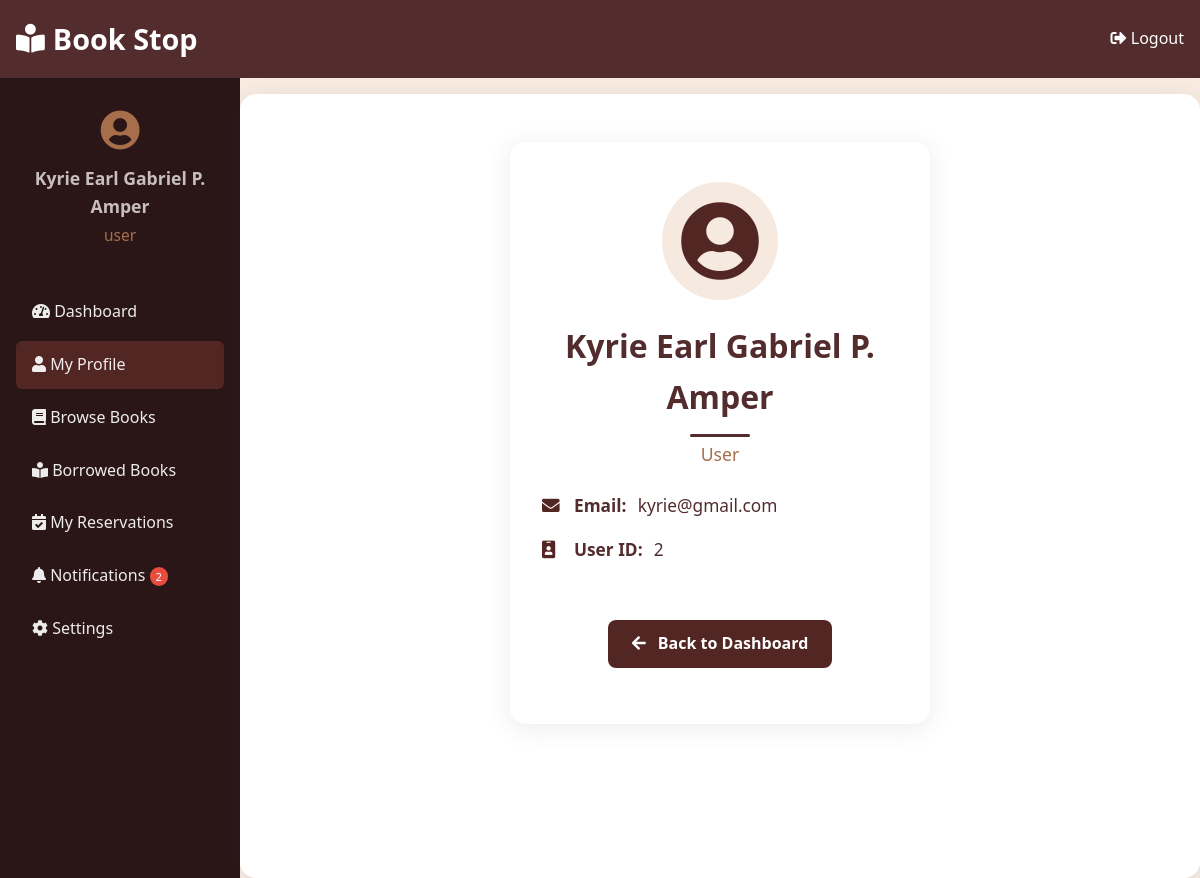
The app's page /my-profile.php (signed in) with its own data.
### tables this page shows
CREATE TABLE `users` (
  `user_id` int(11) NOT NULL,
  `full_name` varchar(100) NOT NULL,
  `email` varchar(100) NOT NULL,
  `password` varchar(255) NOT NULL,
  `user_type` enum('user','admin') DEFAULT 'user',
  `registered_at` datetime DEFAULT current_timestamp()
);

### my-profile.php (the view, shortened to what this page needs)
<?php
require_once 'config.php';
$user_id = (int)$_SESSION['user_id'];
$stmt = $conn->prepare("SELECT full_name, email, user_type FROM users WHERE user_id = ?");
$stmt->bind_param("i", $user_id);
$stmt->execute();
$result = $stmt->get_result();
$user = $result->fetch_assoc();
$unread_notifications = 0;
$stmt = $conn->prepare("SELECT COUNT(*) as cnt FROM notifications WHERE user_id = ? AND is_read = 0");
$stmt->bind_param("i", $user_id);
$stmt->execute();
$result = $stmt->get_result();
if ($row = $result->fetch_assoc()) {
    $unread_notifications = (int)$row['cnt'];
}
?>
<!DOCTYPE html>
<html lang="en">
<head>
    <link rel="stylesheet" href="style.css">
    <link rel="stylesheet" href="https://cdnjs.cloudflare.com/ajax/libs/font-awesome/5.15.4/css/all.min.css">
</head>
<body>
    <header class="dashboard-header">
        <h1><i class="fas fa-book-reader"></i> Book Stop</h1>
        <a href="login_register.php?logout=1" class="logout-btn">
            <i class="fas fa-sign-out-alt"></i> Logout
        </a>
    </header>
    <div class="dashboard-layout">
        <div class="dashboard-sidebar">
            <div class="user-info">
                <i class="fas fa-user-circle"></i>
                <h3><?= htmlspecialchars($user['full_name'] ?? 'Student') ?></h3>
                <p><?= htmlspecialchars($user['user_type'] ?? 'Student') ?></p>
            </div>
            <nav>
                <ul class="sidebar-menu">
                    <li><a href="student_page.php" class="nav-link<?= basename($_SERVER['PHP_SELF']) == 'student_page.php' ? ' active' : '' ?>"><i class="fas fa-tachometer-alt"></i> Dashboard</a></li>
                    <li><a href="my-profile.php" class="nav-link<?= basename($_SERVER['PHP_SELF']) == 'my-profile.php' ? ' active' : '' ?>"><i class="fas fa-user"></i> My Profile</a></li>
                    <li><a href="catalog.php" class="nav-link<?= basename($_SERVER['PHP_SELF']) == 'catalog.php' ? ' active' : '' ?>"><i class="fas fa-book"></i> Browse Books</a></li>
                    <li><a href="borrow-book.php" class="nav-link<?= basename($_SERVER['PHP_SELF']) == 'borrow-book.php' ? ' active' : '' ?>"><i class="fas fa-book-reader"></i> Borrowed Books </a></li>
                    <li><a href="my-reservation.php" class="nav-link<?= basename($_SERVER['PHP_SELF']) == 'my-reservation.php' ? ' active' : '' ?>"><i class="fas fa-calendar-check"></i> My Reservations</a></li>
                    <li><a href="notifications.php" class="nav-link<?= basename($_SERVER['PHP_SELF']) == 'notifications.php' ? ' active' : '' ?>"><i class="fas fa-bell"></i> Notifications <?php if ($unread_notifications > 0): ?><span style="background:#e74c3c;color:#fff;padding:2px 6px;border-radius:10px;font-size:0.7rem;"><?= $unread_notifications ?></span><?php endif; ?></a></li>
                    <li><a href="settings.php" class="nav-link<?= basename($_SERVER['PHP_SELF']) == 'settings.php' ? ' active' : '' ?>"><i class="fas fa-cog"></i> Settings</a></li>
                </ul>
            </nav>
        </div>
        <div class="dashboard-main">
            <div class="profile-container">
                <div class="profile-avatar">
                    <i class="fas fa-user-circle"></i>
                </div>
                <h2><?= htmlspecialchars($user['full_name']) ?></h2>
                <p>
                    <?= htmlspecialchars(ucfirst($user['user_type'])) ?>
                </p>
                <ul class="profile-info-list">
                    <li><i class="fas fa-envelope"></i> <strong>Email:</strong> <?= htmlspecialchars($user['email']) ?></li>
                    <li><i class="fas fa-id-badge"></i> <strong>User ID:</strong> <?= $user_id ?></li>
                </ul>
                <a href="student_page.php" class="back-link"><i class="fas fa-arrow-left"></i> Back to Dashboard</a>
            </div>
        </div>
    </div>
</body>
</html>

### style.css (style rules this page uses)
* { margin: 0; padding: 0; box-sizing: border-box; font-family: 'Segoe UI', Tahoma, Geneva, Verdana, sans-serif; }
:root { --primary-color: #4a6bff; --primary-hover: #3a5ce9; --secondary-color: #6c757d; --success-color: #28a745; --error-color: #dc3545; --light-gray: #f8f9fa; --border-color: #dee2e6; --box-shadow: 0 4px 20px rgba(0, 0, 0, 0.1); }
body { margin: 0; padding: 0; min-height: 100vh; background: linear-gradient(135deg, #f6f8fa 0%, #e3e0dc 100%); color: #333; line-height: 1.6; display: block; }
h2 { font-size: 28px; font-weight: 600; text-align: center; margin-bottom: 30px; color: #2c3e50; position: relative; padding-bottom: 15px; }
h2::after { content: ''; position: absolute; bottom: 0; left: 50%; transform: translateX(-50%); width: 60px; height: 3px; background: #532c2e; border-radius: 3px; }
.back-link { display: inline-block; margin-bottom: 1.5rem; color: #3e2723; text-decoration: none; }
body { background: var(--bg); }
.back-link { display: inline-block; margin-top: 2rem; color: #3e2723; text-decoration: none; }
.dashboard-header { background: #3e2723; color: white; padding: 1rem 2rem; display: flex; align-items: center; justify-content: space-between; }
.dashboard-header h1 { margin: 0; font-size: 1.8rem; display: flex; align-items: center; gap: 0.5rem; }
body { background: linear-gradient(120deg, #f7f7f7 0%, #f9f6f2 100%); }
.dashboard-header { background: #532c2e; color: white; padding: 1rem; text-align: center; }
.dashboard-header h1 { margin: 0; font-size: 1.8rem; font-weight: 600; }
.logout-btn { color: white; text-decoration: none; font-weight: 500; transition: color 0.2s; }
.dashboard-layout { display: flex; flex-direction: row; min-height: calc(100vh - 120px); }
.dashboard-sidebar { width: 240px; background: #2a1617; color: #fff; padding: 2rem 1rem; display: flex; flex-direction: column; min-height: 100vh; }
.user-info { margin-bottom: 2.5rem; text-align: center; }
.user-info i { font-size: 2.5rem; color: #a66e4a; }
.user-info h3 { margin: 0.7rem 0 0.2rem 0; font-size: 1.1rem; color: #c7bebf; }
.user-info p { color: #a66e4a; font-size: 0.97rem; margin: 0; }
nav { width: 100%; }
.sidebar-menu { list-style: none; padding: 0; margin: 0; }
.sidebar-menu li { margin-bottom: 0.3rem; }
.dashboard-sidebar .nav-link { display: block; padding: 0.7rem 1rem; color: #ffffffea; text-decoration: none; border-radius: 6px; font-weight: 500; transition: background 0.2s; }
.dashboard-sidebar .nav-link.active { background: #522623; }
.dashboard-main { flex: 1; padding: 2rem; background: #fff; border-radius: 16px; box-shadow: 0 4px 24px rgba(44,62,80,0.10); margin-top: 1rem; width: 100%; padding: 0; display: flex; flex-direction: column; align-items: stretch; justify-content: flex-start; }
body { background: var(--bg, #F9EBE0); }
.profile-container { background: #fff; border-radius: 16px; box-shadow: 0 4px 24px rgba(44,62,80,0.10); max-width: 420px; margin: 3rem auto 0 auto; padding: 2.5rem 2rem 2rem 2rem; text-align: center; position: relative; }
.profile-avatar { margin-bottom: 1.2rem; }
.profile-avatar i { font-size: 5rem; color: #522623; background: #f5e9e0; border-radius: 50%; padding: 1.2rem; }
.profile-container h2 { margin: 0.5rem 0 0.2rem 0; font-size: 2rem; color: #532c2e; font-weight: 700; }
.profile-container p { color: #a66e4a; font-size: 1.1rem; margin-bottom: 1.5rem; }
.profile-info-list { list-style: none; padding: 0; margin: 0 0 2rem 0; text-align: left; }
.profile-info-list li { margin: 1rem 0; font-size: 1.08rem; color: #532c2e; display: flex; align-items: center; gap: 0.7rem; }
.profile-info-list i { color: #522623; font-size: 1.1rem; min-width: 1.3rem; }
.back-link { display: inline-block; margin-top: 1.5rem; color: #fff; background: #522623; padding: 0.7rem 1.5rem; border-radius: 8px; text-decoration: none; font-weight: 600; transition: background 0.2s; }
.back-link i { margin-right: 0.5rem; }

### records on screen
users: full_name "Kyrie Earl Gabriel P. Amper", user_type "user", user_type "User", email "kyrie@gmail.com"

### other values on screen
$unread_notifications "2"
$user_id "2"
